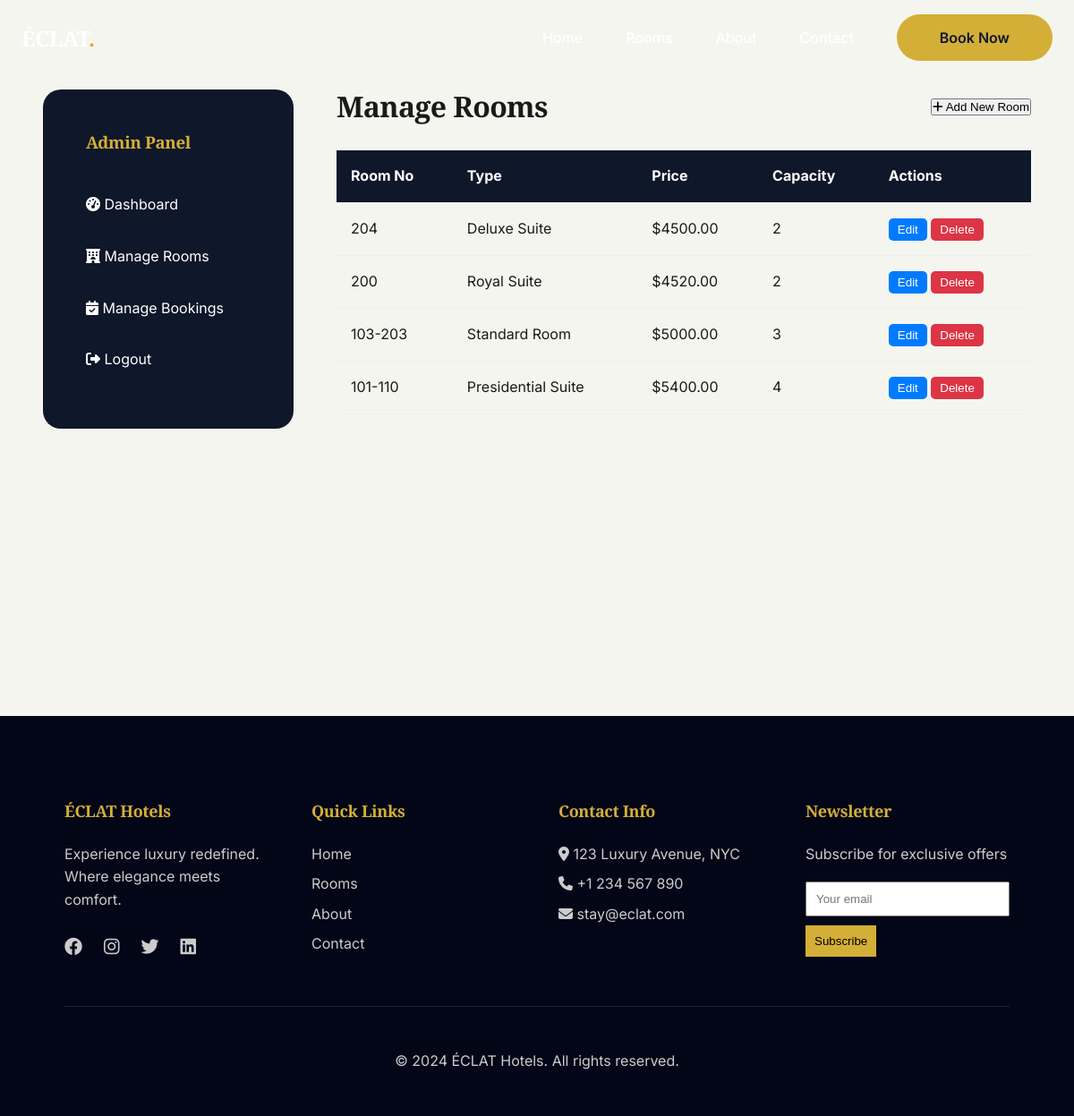
Screenshot of /admin-rooms/ (signed in) with the database file from the repository.
### bookings/models.py (models this page shows, shortened)
class Room(models.Model):
    ROOM_TYPES = [
        ('deluxe', 'Deluxe Suite'),
        ('presidential', 'Presidential Suite'),
        ('royal', 'Royal Suite'),
        ('standard', 'Standard Room'),
    ]
    room_type = models.CharField(max_length=50, choices=ROOM_TYPES)
    room_number = models.CharField(max_length=10, unique=True)
    price_base = models.DecimalField(max_digits=10, decimal_places=2)
    capacity = models.IntegerField(validators=[MinValueValidator(1), MaxValueValidator(10)])
    total_inventory = models.IntegerField(default=5, help_text="Total number of rooms of this type available in the hotel")
    description = models.TextField()
    size_sqm = models.IntegerField()
    bed_type = models.CharField(max_length=100)
    view_type = models.CharField(max_length=100)
    created_at = models.DateTimeField(auto_now_add=True)
    amenities=models.TextField(blank=True,null=True,help_text="Free Wi-fi,AC,Smart TV")

### bookings/views.py (the view, shortened to what this page needs)
# urls.py: path('admin-rooms/', views.admin_rooms, name='admin_rooms'),
@login_required
def admin_rooms(request):
    if not request.user.is_staff:
        return redirect('home')
    rooms = Room.objects.all().prefetch_related('plans', 'images')
    return render(request, 'admin_rooms.html', {'rooms': rooms})

### templates/admin_rooms.html (shortened to what this page needs)
{% extends 'base.html' %}
{% load static %}
{% block content %}
<div class="admin-container">
    <div class="container">
        <div class="admin-grid">
            <div class="admin-sidebar">
                <h3 style="margin-bottom: 30px; color: var(--accent);">Admin Panel</h3>
                <a href="/admin-dashboard/"><i class="fas fa-tachometer-alt"></i> Dashboard</a>
                <a href="/admin-rooms/" class="active"><i class="fas fa-hotel"></i> Manage Rooms</a>
                <a href="/admin-bookings/"><i class="fas fa-calendar-check"></i> Manage Bookings</a>
                <a href="/logout/"><i class="fas fa-sign-out-alt"></i> Logout</a>
            </div>
            <div>
                <div style="display: flex; justify-content: space-between; align-items: center; margin-bottom: 30px;">
                    <h1>Manage Rooms</h1>
                    <button id="addRoomBtn" class="btn-export"><i class="fas fa-plus"></i> Add New Room</button>
                </div>
                <div class="recent-bookings">
                    <div class="booking-table">
                        <table>
                            <thead>
                                <tr><th>Room No</th><th>Type</th><th>Price</th><th>Capacity</th><th>Actions</th></tr>
                            </thead>
                            <tbody>
                                {% for room in rooms %}
                                <tr>
                                    <td>{{ room.room_number }}</td>
                                    <td>{{ room.get_room_type_display }}</td>
                                    <td>${{ room.price_base }}</td>
                                    <td>{{ room.capacity }}</td>
                                    <td>
                                        <button class="edit-room" data-id="{{ room.id }}" style="background: #007bff; color: white; padding: 5px 10px; border: none; border-radius: 5px;">Edit</button>
                                        <button class="delete-room" data-id="{{ room.id }}" style="background: #dc3545; color: white; padding: 5px 10px; border: none; border-radius: 5px;">Delete</button>
                                    </td>
                                </tr>
                                {% endfor %}
                            </tbody>
                        </table>
                    </div>
                </div>
            </div>
        </div>
    </div>
</div>
{% endblock %}

### static/css/style.css (style rules this page uses)
:root { --primary: #0f172a; --primary-light: #1e293b; --primary-dark: #020617; --accent: #d4af37; --accent-light: #e8c857; --accent-dark: #b8960f; --white: #ffffff; --off-white: #fefef7; --gray-light: #f5f5f0; --gray-mid: #8a8a8a; --gray-dark: #4a4a4a; --dark: #1a1a1a; --success: #28a745; --error: #dc3545; --warning: #ffc107; --info: #17a2b8; --shadow-sm: 0 5px 15px rgba(0, 0, 0, 0.05); --shadow-md: 0 10px 25px rgba(0, 0, 0, 0.1); --shadow-lg: 0 20px 40px rgba(0, 0, 0, 0.15); --shadow-xl: 0 30px 60px rgba(0, 0, 0, 0.2); --shadow-gold: 0 10px 30px rgba(212, 175, 55, 0.2); --transition-fast: all 0.2s ease; --transition: all 0.3s cubic-bezier(0.4, 0, 0.2, 1); --transition-slow: all 0.5s ease; --radius-sm: 8px; --radius-md: 12px; --radius-lg: 20px; --radius-xl: 28px; --radius-2xl: 35px; --radius-full: 9999px; --spacing-xs: 0.5rem; --spacing-sm: 1rem; --spacing-md: 1.5rem; --spacing-lg: 2rem; --spacing-xl: 3rem; --spacing-2xl: 4rem; --spacing-3xl: 6rem; --text-xs: 0.75rem; --text-sm: 0.875rem; --text-base: 1rem; --text-lg: 1.125rem; --text-xl: 1.25rem; --text-2xl: 1.5rem; --text-3xl: 1.875rem; --text-4xl: 2.25rem; --text-5xl: 3rem; --text-6xl: 3.75rem; }
* { margin: 0; padding: 0; box-sizing: border-box; }
html { scroll-behavior: smooth; overflow-x: hidden; }
body { font-family: 'Inter', 'Segoe UI', sans-serif; background: var(--off-white); color: var(--dark); line-height: 1.6; overflow-x: hidden; font-size: var(--text-base); }
h1, h2, h3, h4, h5, h6 { font-family: 'Playfair Display', Georgia, 'Times New Roman', serif; font-weight: 700; letter-spacing: -0.02em; line-height: 1.2; }
a { text-decoration: none; color: inherit; }
.container { width: 100%; padding: 0 var(--spacing-md); margin: 0 auto; }
.admin-container { padding-top: 100px; min-height: 100vh; background: var(--gray-light); }
.admin-sidebar { background: var(--primary); color: var(--white); padding: var(--spacing-xl); border-radius: var(--radius-lg); margin-bottom: var(--spacing-lg); }
.admin-sidebar a { color: var(--white); display: block; padding: var(--spacing-sm) 0; text-decoration: none; transition: var(--transition); }
table { width: 100%; border-collapse: collapse; }
th, td { padding: var(--spacing-sm); text-align: left; border-bottom: 1px solid #eee; }
th { background: var(--primary); color: var(--white); }
@media (min-width: 768px) { :root { --text-3xl: 2.5rem; --text-4xl: 3rem; --text-5xl: 3.5rem; --spacing-2xl: 5rem; } }
@media (min-width: 768px) { .container { padding: 0 var(--spacing-xl); } }
@media (min-width: 768px) { .admin-grid { display: grid; grid-template-columns: 280px 1fr; gap: var(--spacing-xl); } }
@media (min-width: 768px) { .admin-sidebar { margin-bottom: 0; position: sticky; top: 100px; height: fit-content; } }
@media (min-width: 1024px) { :root { --text-3xl: 3rem; --text-4xl: 3.5rem; --text-5xl: 4rem; --text-6xl: 4.5rem; --spacing-2xl: 6rem; --spacing-3xl: 8rem; } }

### rows the page displays
Room: room_number "204", room_type "Deluxe Suite", price_base "4500.00", capacity "2"
Room: room_number "200", room_type "Royal Suite", price_base "4520.00", capacity "2"
Room: room_number "103-203", room_type "Standard Room", price_base "5000.00", capacity "3"
Room: room_number "101-110", room_type "Presidential Suite", price_base "5400.00", capacity "4"
